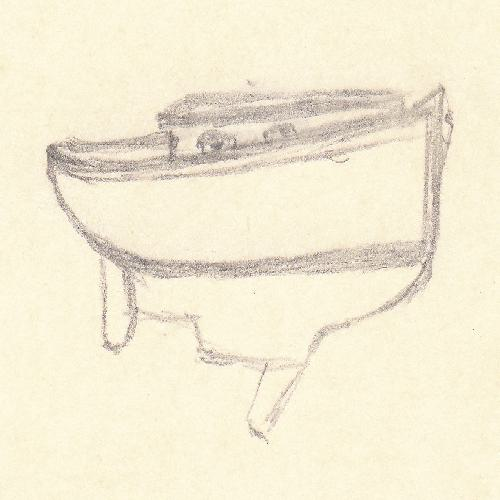
#> input picture data/Sketches/input_data/IMG_0026.jpg, 500 x 500 px; its folder holds only this picture in this run
$ jupyter execute --allow-errors 'Denoising Autoencoder.ipynb'
#> lines starting #> are read from the running program, lines starting #| are printed output that depends on the picture; after the words box and inside, x2 and y2 are one past the last pixel; in counts of white or black regions, pixels touching at a corner belong together
[cell 1]
import pandas as pd
import numpy as np
import tensorflow as tf
from PIL import Image, ImageEnhance
import matplotlib.pyplot as plt
from tensorflow.keras import layers, losses
from tensorflow.keras.models import Model

import os
data_dir = 'data/Sketches/input_data/'

[cell 2]
def merge(im1, im2):
    w = im1.size[0] + im2.size[0]
    h = max(im1.size[1], im2.size[1])
    im = Image.new("RGBA", (w, h))

    im.paste(im1)
    im.paste(im2, (im1.size[0], 0))

    return im

[cell 3]
class RulerGenerator:
    def __init__(self, shape, line_width, lines, v_offset, raggedness, color, color_variation, angle):

#> called with shape = (500, 500), line_width = 2, lines = 34, v_offset = 0.646, raggedness = 0.519, color = 106, color_variation = 23, angle = 2
        lines = lines or 12
#> lines = 34
        assert 0 <= raggedness <= 1
        assert 0 <= color <= 255
        assert 0 <= color_variation <= 255
        assert -180 <= angle <= 180
        assert 0 <= v_offset <= 1

        w, h = shape
#> w = 500; h = 500
        spacing = shape[1]//lines
#> spacing = 14
        basis = np.array([0]*spacing + [1]*line_width).astype('uint8')
#> basis = [0, 0, 0, 0, 0, 0, 0, 0, 0, 0, 0, 0, 0, 0, 1, 1]
        column = np.tile(basis, 1+int(2*h/len(basis)))[0:2*h]
#> column = 1000 values, max 1 at index 14, min 0 at index 0, mean 0.124
        lines_array = np.tile(column, 2*w).reshape(2*w, 2*h).T
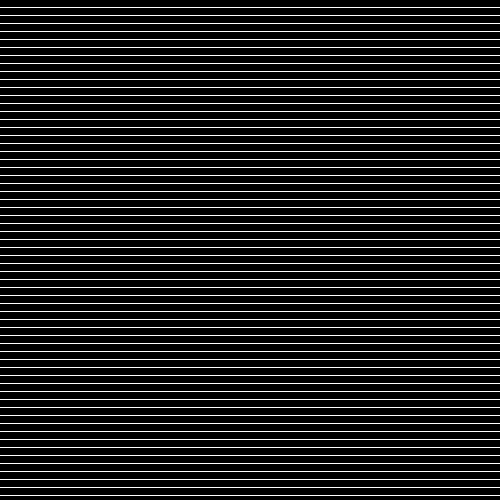
#> lines_array: shape (1000, 1000) (shown at 1/2 size); values 0 (black) and 1 (white), 12.4% white in thin lines or dots

        color_array = np.random.normal(
            size=(2*h, 2*w))*color_variation + color - color_variation/2
        color_array = color_array.astype('uint8')
        self.color_array = color_array

        ragged_array = 1*(np.random.random(size=(2*h, 2*w))
                          > raggedness).astype('uint8')
#> ragged_array: shape (1000, 1000); values 0 (black) and 1 (white), 48.1% white in thin lines or dots

        lines_array *= color_array
        lines_array *= ragged_array
        l = 255 - lines_array
        color_offsets = np.random.randint(-60,60, 3)
        red = np.clip(np.where(l==255,255, l/3+color_offsets[0]), 0,255).astype('uint8')
        green = np.clip(np.where(l==255,255,l/3+color_offsets[1]),0,255).astype('uint8')
        blue = np.clip(np.where(l==255,255, l/3+color_offsets[2]),0,255).astype('uint8')

        RGB_array = np.stack([red,green,blue], axis =2)
        image = Image.fromarray(RGB_array, mode = 'RGB')

        image = image.rotate(angle)
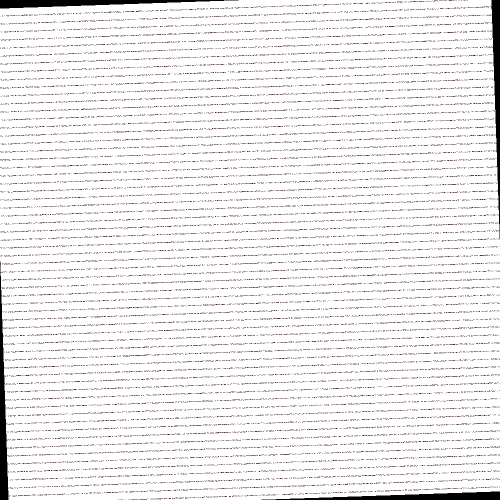
#> image: PIL image 1000x1000 RGB (shown at 1/2 size); mean R, G, B 240, 238.3, 239

        left = int(w/2)
#> left = 250
        right = left + w
#> right = 750
        top = int(h/2 + v_offset*len(basis))
#> top = 260
        bottom = top + h
#> bottom = 760

        self.image = image.crop((left, top, right, bottom))

[cell 4]
def train_data(batch_size=8):
    image_size = (500,500)
    while True:
        X = np.zeros((batch_size, image_size[0], image_size[1], 3))
        Y = np.zeros((batch_size, image_size[0], image_size[1], 3))
        for b in range(batch_size):
            i = np.random.choice(os.listdir(data_dir))
            hflip, vflip, rotate = np.random.choice(('True','False'), 3)

            i = Image.open(data_dir + i)

            if hflip:
                i = i.transpose(Image.Transpose.FLIP_LEFT_RIGHT)
            if vflip:
                i = i.transpose(Image.Transpose.FLIP_TOP_BOTTOM)
            if rotate:
                i = i.transpose(Image.Transpose.ROTATE_90)

            red_shift, green_shift, blue_shift = np.random.randint(0,30, 3)

            red = np.array(i)[:,:,0]
            green = np.array(i)[:,:,1]
            blue = np.array(i)[:,:,2]

            red = np.where(red>200, red-red_shift,red)
            green = np.where(green>200, green-green_shift, green)
            blue = np.where(blue>200, blue-blue_shift, blue)

            i = Image.fromarray(np.stack([red,green,blue],axis=2))

            j = ImageEnhance.Contrast(i).enhance(2)
            kwargs = {'shape': image_size,
              'line_width': np.random.randint(1,4),
              'lines': np.random.randint(15,40),
              'v_offset': np.random.random(),
              'raggedness': .3 + np.random.random()/2,
              'color': np.random.randint(100, 150),
              'color_variation': np.random.randint(15, 30),
              'angle': np.random.randint(-10, 11)}
            rg = RulerGenerator(**kwargs)
            j = Image.blend(j, rg.image, .2)

            X[b,:,:,:] += np.array(j)/255
            Y[b,:,:,:] += np.array(i)/255
        yield X,Y

[cell 5]
X,Y = next(train_data())
#> call 2 of __init__, with shape = (500, 500), line_width = 2, lines = 32, v_offset = 0.0995, raggedness = 0.651, color = 138, color_variation = 27, angle = 3
#> in __init__ (call 2), `lines = lines or 12`: lines = 32
#> in __init__ (call 2), `spacing = shape[1]//lines`: spacing = 15
#> in __init__ (call 2), `basis = np.array([0]*spacing + [1]*line_width).astype('uint8')`: basis = 17 values from 0 to 1
#> in __init__ (call 2), `column = np.tile(basis, 1+int(2*h/len(basis)))[0:2*h]`: column = 1000 values, max 1 at index 15, min 0 at index 0, mean 0.116
#> in __init__ (call 2), `lines_array = np.tile(column, 2*w).reshape(2*w, 2*h).T`: lines_array: shape (1000, 1000); values 0 (black) and 1 (white), 11.6% white in thin lines or dots
#> in __init__ (call 2), `ragged_array = 1*(np.random.random(size=(2*h, 2*w)) > raggedness).asty..`: ragged_array: shape (1000, 1000); values 0 (black) and 1 (white), 34.9% white in thin lines or dots
#> in __init__ (call 2), `image = image.rotate(angle)`:
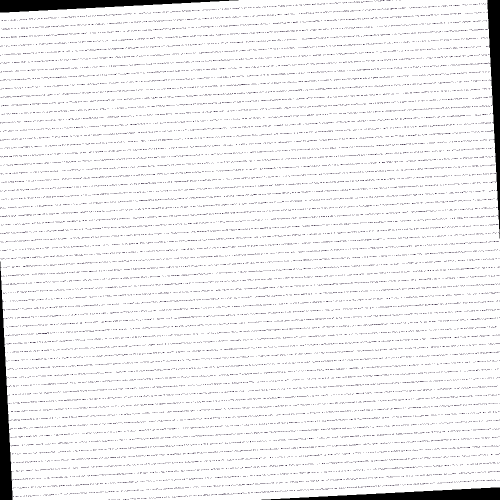
#> image: PIL image 1000x1000 RGB (shown at 1/2 size); mean R, G, B 241.4, 240.8, 241.8
#> in __init__ (call 2), `top = int(h/2 + v_offset*len(basis))`: top = 251
#> in __init__ (call 2), `bottom = top + h`: bottom = 751
#> in __init__ (call 2), `self.image = image.crop((left, top, right, bottom))`:
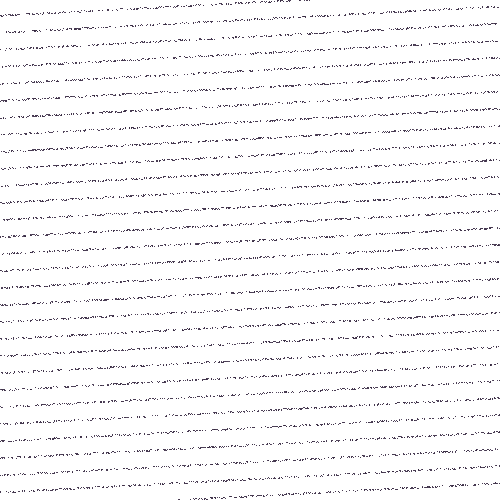
#> self.image: PIL image 500x500 RGB; mean R, G, B 247.5, 247, 247.9
#> call 3 of __init__, with shape = (500, 500), line_width = 1, lines = 37, v_offset = 0.591, raggedness = 0.731, color = 117, color_variation = 26, angle = -3
#> in __init__ (call 3), `lines = lines or 12`: lines = 37
#> in __init__ (call 3), `spacing = shape[1]//lines`: spacing = 13
#> in __init__ (call 3), `basis = np.array([0]*spacing + [1]*line_width).astype('uint8')`: basis = [0, 0, 0, 0, 0, 0, 0, 0, 0, 0, 0, 0, 0, 1]
#> in __init__ (call 3), `column = np.tile(basis, 1+int(2*h/len(basis)))[0:2*h]`: column = 1000 values, max 1 at index 13, min 0 at index 0, mean 0.071
#> in __init__ (call 3), `lines_array = np.tile(column, 2*w).reshape(2*w, 2*h).T`: lines_array: shape (1000, 1000); values 0 (black) and 1 (white), 7.1% white in thin lines or dots
#> in __init__ (call 3), `color_array = color_array.astype('uint8')`:
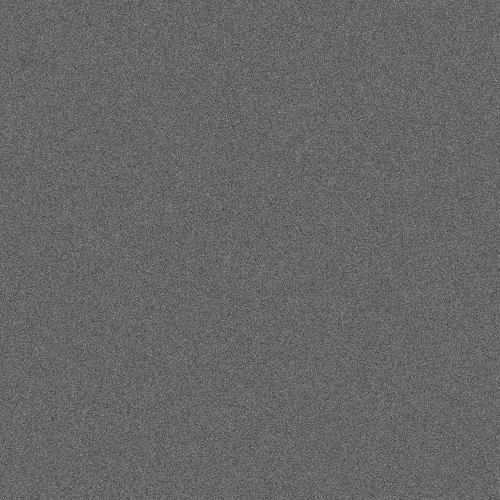
#> color_array: shape (1000, 1000) (shown at 1/2 size); min 0, max 255, mean 103.5
#> in __init__ (call 3), `ragged_array = 1*(np.random.random(size=(2*h, 2*w)) > raggedness).asty..`:
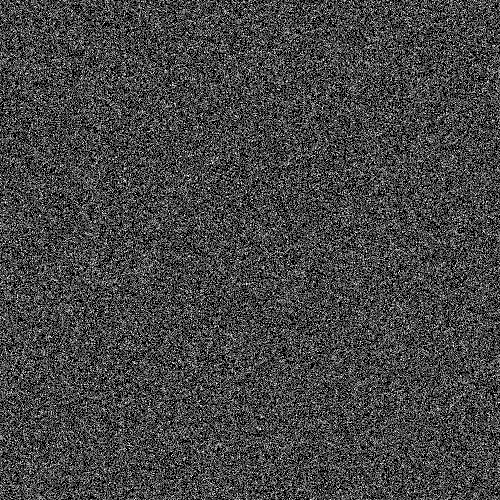
#> ragged_array: shape (1000, 1000) (shown at 1/2 size); values 0 (black) and 1 (white), 26.9% white in thin lines or dots
#> in __init__ (call 3), `image = image.rotate(angle)`:
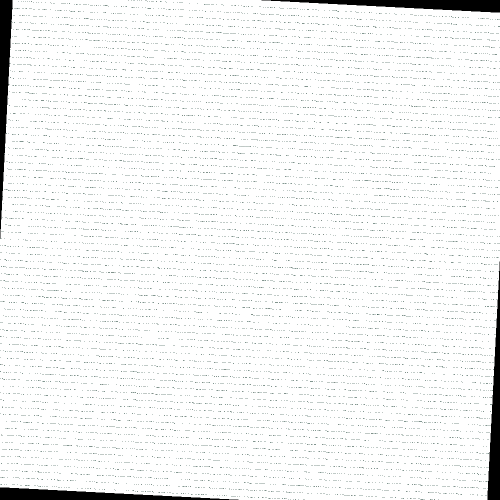
#> image: PIL image 1000x1000 RGB (shown at 1/2 size); mean R, G, B 244, 244.7, 244.4
#> in __init__ (call 3), `top = int(h/2 + v_offset*len(basis))`: top = 258
#> in __init__ (call 3), `bottom = top + h`: bottom = 758
#> in __init__ (call 3), `self.image = image.crop((left, top, right, bottom))`:
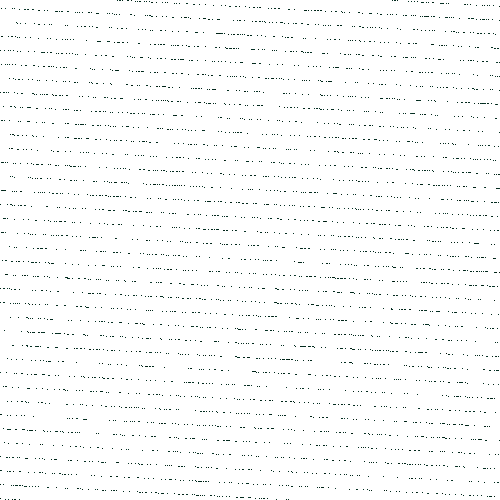
#> self.image: PIL image 500x500 RGB; mean R, G, B 250.2, 251, 250.7
#> call 4 of __init__, with shape = (500, 500), line_width = 2, lines = 38, v_offset = 0.368, raggedness = 0.756, color = 143, color_variation = 20, angle = 9
#> in __init__ (call 4), `lines = lines or 12`: lines = 38
#> in __init__ (call 4), `basis = np.array([0]*spacing + [1]*line_width).astype('uint8')`: basis = [0, 0, 0, 0, 0, 0, 0, 0, 0, 0, 0, 0, 0, 1, 1]
#> in __init__ (call 4), `column = np.tile(basis, 1+int(2*h/len(basis)))[0:2*h]`: column = 1000 values, max 1 at index 13, min 0 at index 0, mean 0.132
#> in __init__ (call 4), `lines_array = np.tile(column, 2*w).reshape(2*w, 2*h).T`:
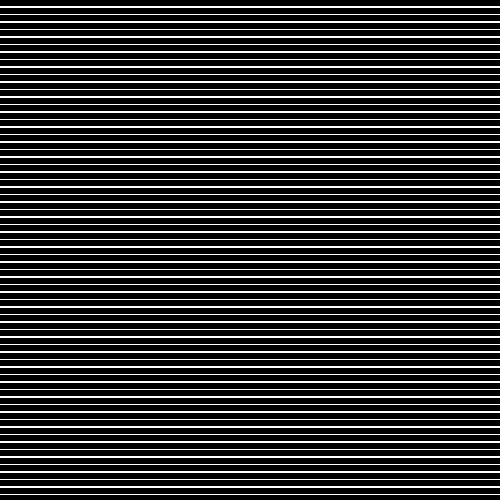
#> lines_array: shape (1000, 1000) (shown at 1/2 size); values 0 (black) and 1 (white), 13.2% white in thin lines or dots
#> in __init__ (call 4), `ragged_array = 1*(np.random.random(size=(2*h, 2*w)) > raggedness).asty..`:
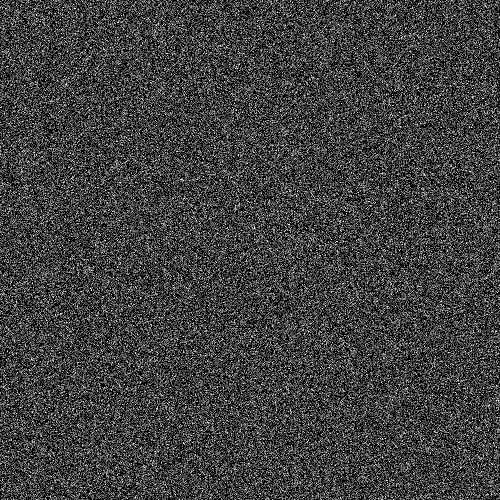
#> ragged_array: shape (1000, 1000) (shown at 1/2 size); values 0 (black) and 1 (white), 24.3% white in thin lines or dots
#> in __init__ (call 4), `lines_array *= color_array`: lines_array: shape (1000, 1000); 13.2% of pixels changed, all inside (x1, y1, x2, y2) = (0, 13, 1000, 990)
#> in __init__ (call 4), `lines_array *= ragged_array`: lines_array: shape (1000, 1000); min 0, max 214, mean 4.3
#> in __init__ (call 4), `top = int(h/2 + v_offset*len(basis))`: top = 255
#> in __init__ (call 4), `bottom = top + h`: bottom = 755

[cell 6]
image1 = Image.fromarray((X[0]*255).astype('uint8'))
image2 = Image.fromarray((Y[0]*255).astype('uint8'))
merge(image1, image2)
